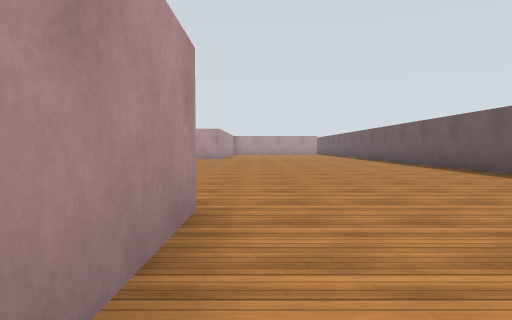
View 1 (above)

21 first-person views from a walk through a world built for the Gazebo simulator. The camera is 0.94 m above the floor, tilts 2° down and sees 70° across. The floor is counted in squares, 2 m on a side. Each view is taken from the middle of a square. On the plan, view 1 faces up. The plan holds only what a view shows up to about 9 squares ahead; the rest is blank. The place goes on beyond the plan. Simple patterns stand in for the simulator's built-in surfaces.

View 2
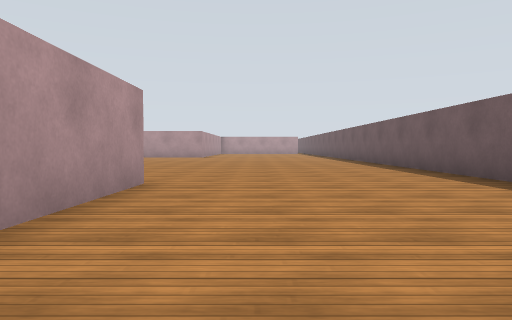

View 3
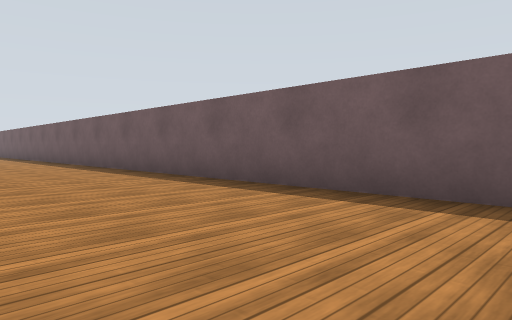

View 4
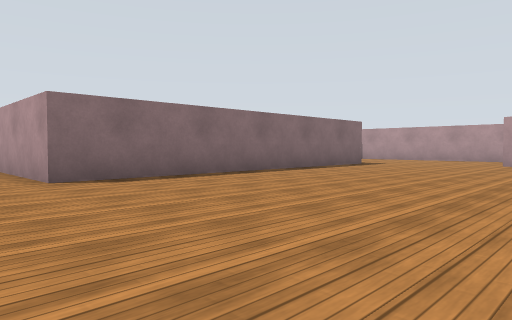

View 5
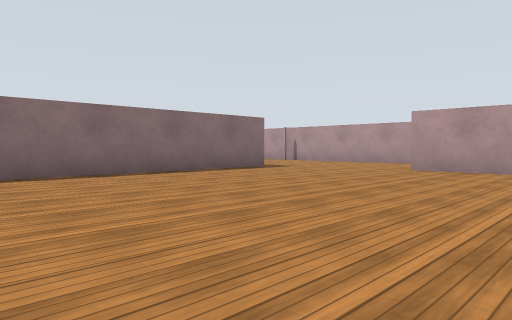

View 6
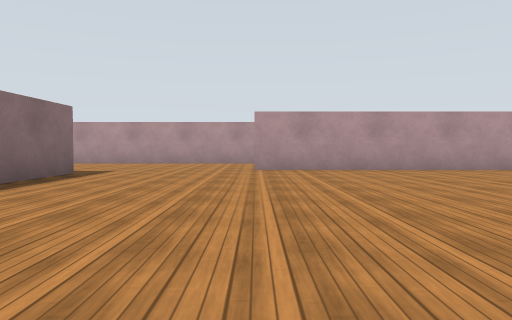

View 7
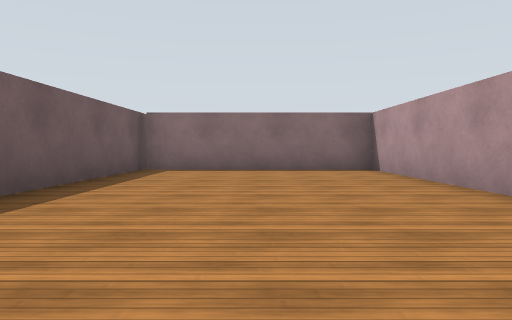

View 8
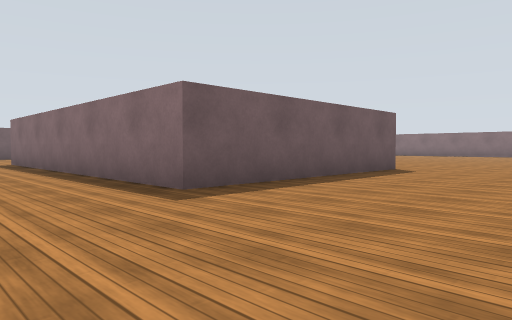

View 9
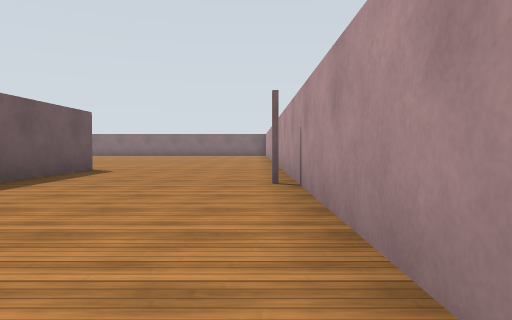

View 10
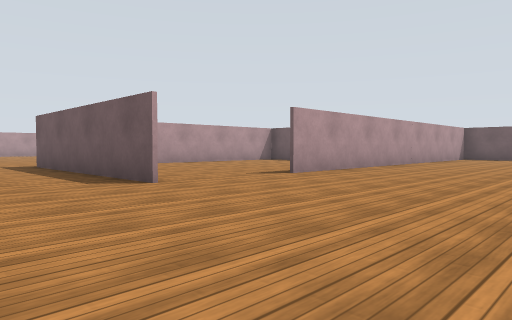

View 11
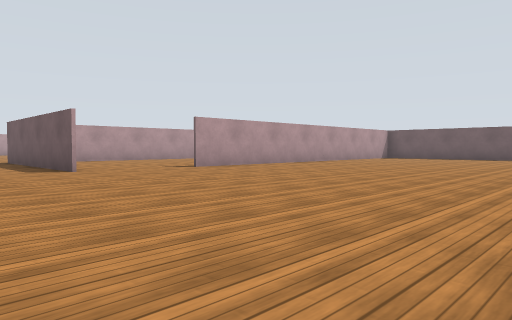

View 12
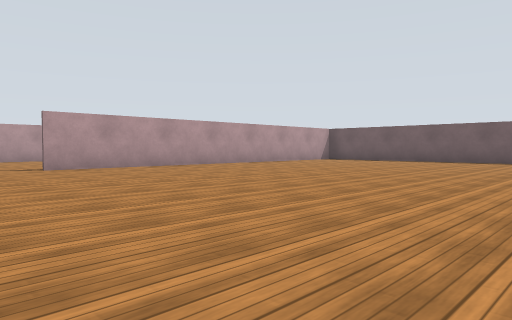

View 13
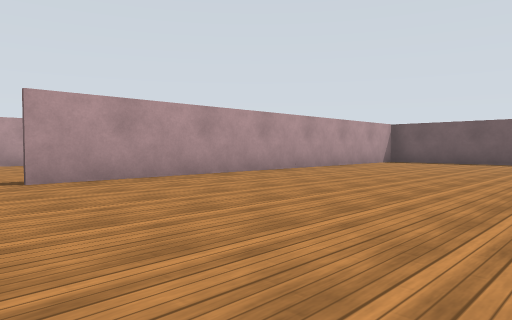

View 14
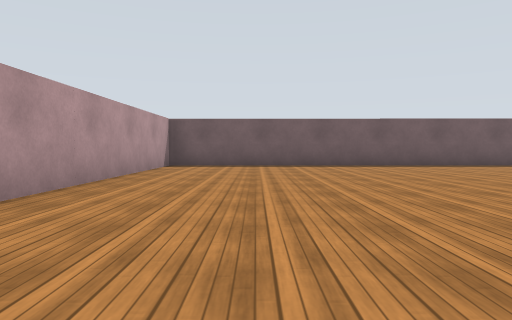

View 15
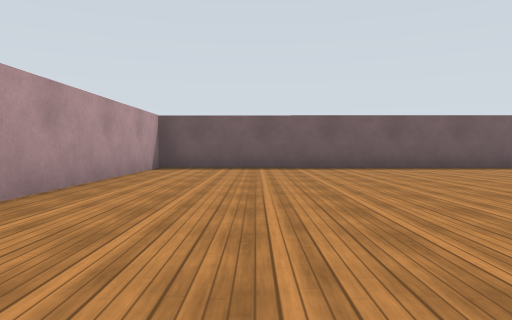

View 16
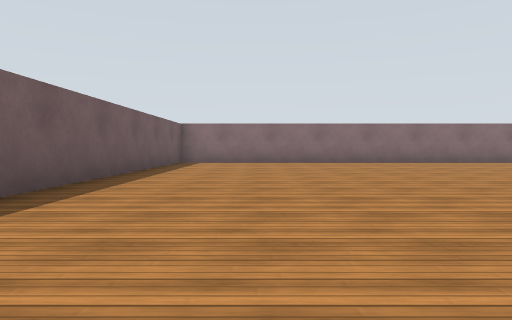

View 17
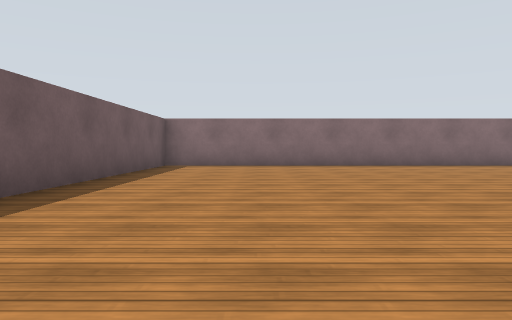

View 18
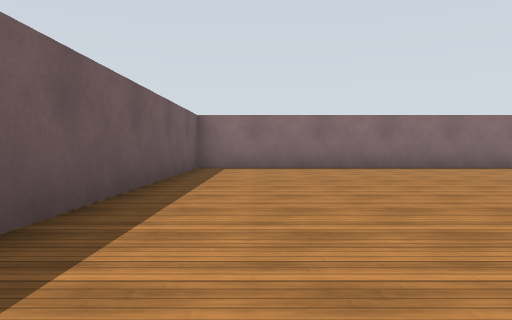

View 19
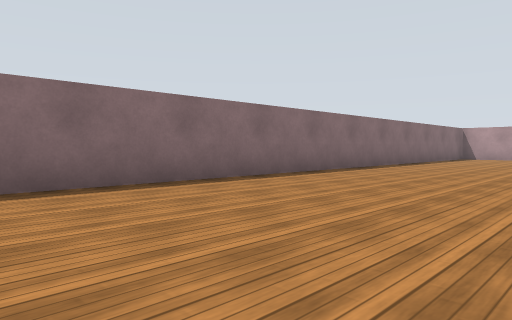

View 20
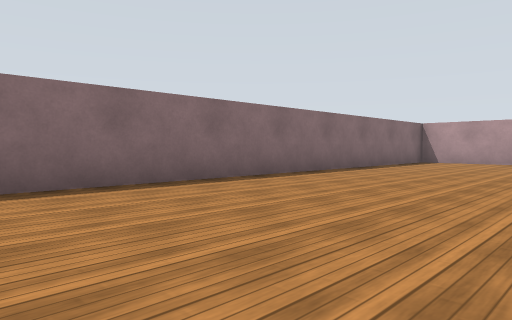

View 21
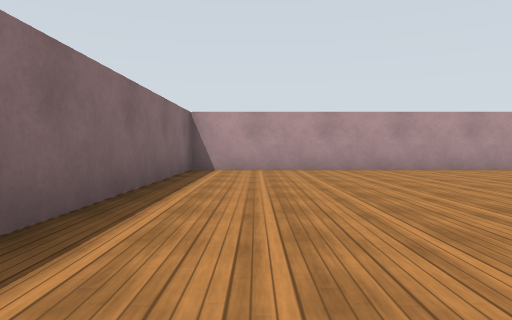

### Floor plan
Points are (right, up) in squares from view 1. A wall is a line through its corners. A room is listed if a view was taken in it or the views show most of it. See-through windows are left out.
Room 1 (views 1, 2, 3, 4, 5, 6, 7)
walls: (-8.6, 2.7) (-0.4, 2.7) (-0.4, -2.7) (4.4, -2.7); (-9.5, 9.5) (-9.5, 5.9); (4.4, -3) (4.5, 9.1)
ways out: opening at (-9, 4.5) to room 2
Room 2 (views 8, 9, 10, 11, 12, 13, 14, 15, 16, 17, 18, 19, 20, 21)
walls: (-8.6, -2.8) (-8.6, 2.7); (-12.6, -8.6) (-12.6, -15.4) (4.3, -15.4) (4.4, -3); (4.4, -2.8) (-5.9, -2.8); (-12.6, 4.3) (-12.6, -3.7)
ways out: opening at (-9, 4.5) to room 1

Where each view was taken, in squares from view 1:
view 1: 0 up, 0 right, facing up
view 2: 2 down, 1 right, facing up
view 3: 2 down, 1 right, facing up-right
view 4: 8 up, 1 right, facing down-left
view 5: 9 up, 2 left, facing down-left
view 6: 6 up, 2 left, facing left
view 7: 5 up, 2 right, facing down
view 8: 5 up, 12 left, facing down-right
view 9: 5 up, 12 left, facing down
view 10: 7 down, 11 left, facing up-right
view 11: 10 down, 11 left, facing up-right
view 12: 11 down, 8 left, facing up-right
view 13: 8 down, 7 left, facing up-right
view 14: 5 down, 5 left, facing right
view 15: 5 down, 4 left, facing right
view 16: 4 down, 2 right, facing down
view 17: 6 down, 2 right, facing down
view 18: 7 down, 3 right, facing down
view 19: 11 down, 3 right, facing down-left
view 20: 11 down, 1 left, facing down-left
view 21: 14 down, 5 left, facing left
